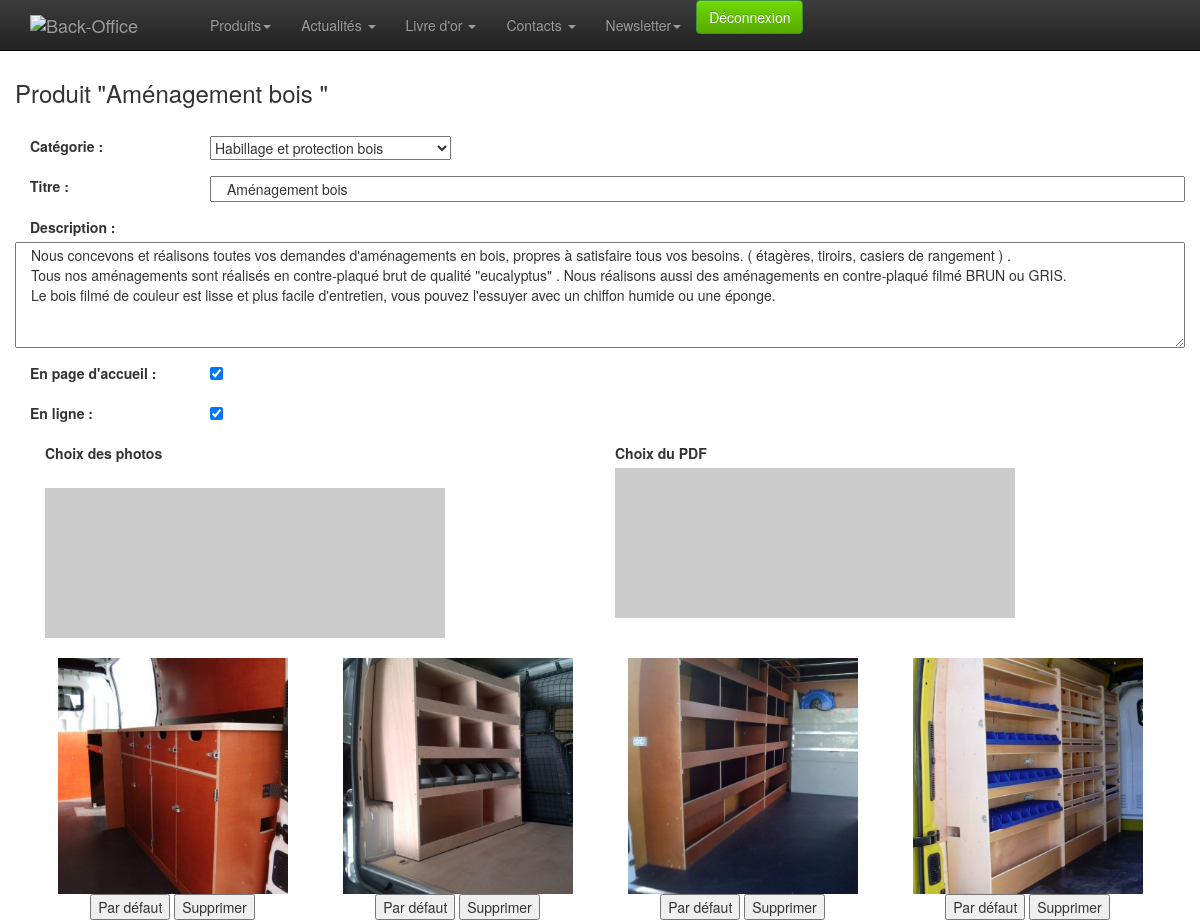
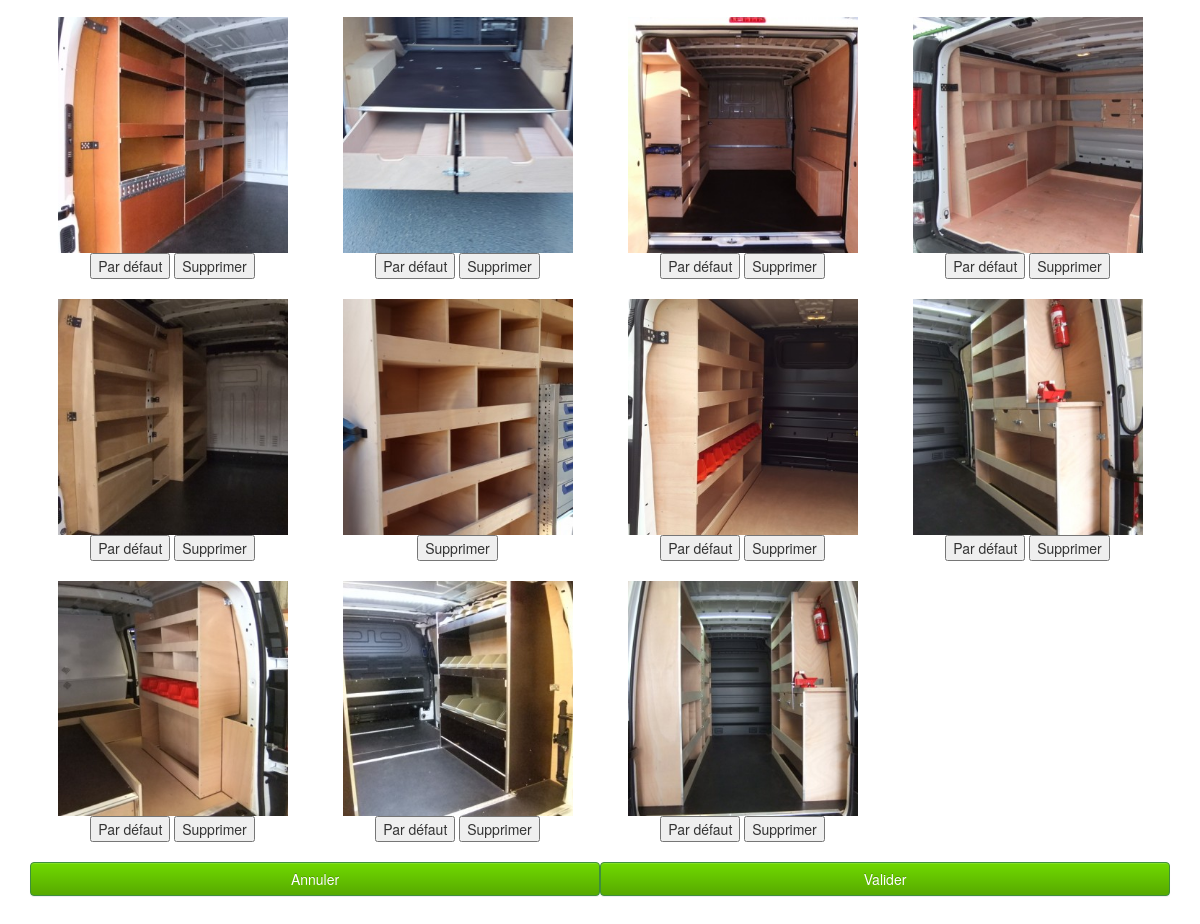
Page /admin/produit/edition.php?id=12 (signed in) on the committed database (2 pictures, top to bottom).
### tables this page shows
CREATE TABLE `product` (
  `id` int(10) unsigned NOT NULL AUTO_INCREMENT,
  `id_categorie` int(11) NOT NULL,
  `nom` varchar(100) NOT NULL,
  `description` text NOT NULL,
  `fichier_pdf` varchar(100) NOT NULL,
  `accueil` enum('0','1') NOT NULL DEFAULT '0',
  `online` enum('0','1') NOT NULL DEFAULT '0',
  PRIMARY KEY (`id`)
);

CREATE TABLE `product_image` (
  `num_image` int(11) NOT NULL AUTO_INCREMENT,
  `num_produit` int(11) NOT NULL,
  `fichier` varchar(100) NOT NULL,
  `defaut` enum('oui','non') NOT NULL DEFAULT 'non',
  PRIMARY KEY (`num_image`)
);

### admin/classes/StorageManager.php (called while the page is built, shortened)
<?php
class StorageManager{
	protected function dbConnect() {
		try {
			$this->mysqli = new mysqli ( DBHOST, DBUSER, DBPASSWD, DBNAME ) ;
		} catch (Exception $e) {
			throw new Exception("Erreur Connexion DB ". $e->getMessage());
		}
	}
}
?>

### admin/classes/Produit.php (called while the page is built, shortened)
<?php
require_once("StorageManager.php");
require_once("Categorie.php");
class Produit extends StorageManager {
	public function load( $id, $debug=false ){
		$new_array = null;
		$requete = "SELECT * FROM `product` WHERE id = " . $id ;
		$result = mysqli_query( $this->mysqli, $requete );
		while( $row = mysqli_fetch_assoc( $result ) ) {
			$new_array[] = $row;
		}
		return $new_array;
	}
}

### admin/classes/Categorie.php (called while the page is built, shortened)
<?php
require_once("StorageManager.php");
class Categorie extends StorageManager {
	public function getListe( $tab=array(), $debug=false ) {
		$champ_souhaite = ( $tab[ "champ" ] != '' ) ? $tab[ "champ" ] : "*";
		$requete = "SELECT " . $champ_souhaite . " FROM `catproduct`";
		if ( $tab[ "where" ] == '' ) {
			$requete .= " WHERE id > 0";
			if ( !empty( $tab ) ) {
				foreach( $tab as $champ => $val ) {
					if ( $champ != "champ" && $champ != "order_by" && $champ != "sens" )
						$requete .= " AND " . $champ . " = '" . addslashes( $val ) . "'";
				}
			}
			$order_by = ( $tab[ "order_by" ] != "" ) ? $tab[ "order_by" ] : "ordre_affichage";
			$sens = ( $tab[ "sens" ] != "" ) ? $tab[ "sens" ] : "ASC";
			$requete .= " ORDER BY " . $order_by . " " . $sens;
		}
		else $requete .= $tab[ "where" ];
		$result = mysqli_query( $this->mysqli, $requete );
		while( $row = mysqli_fetch_assoc( $result ) ) {
			$new_array[] = $row;
		}
		return $new_array;
	}
}

### admin/classes/Produit_image.php (called while the page is built, shortened)
<?php
require_once("StorageManager.php");
class Produit_image extends StorageManager {
	public function getListe( $tab=array(), $debug=false ){
		$requete = "SELECT * FROM `product_image`" ;
		if ( $tab[ "where" ] == '' ) {
			$requete .= " WHERE num_image > 0";
			if ( !empty( $tab ) ) {
				foreach( $tab as $champ => $val ) {
					if ( $champ != "champ" && $champ != "order_by" && $champ != "sens" )
						$requete .= " AND " . $champ . " = '" . addslashes( $val ) . "'";
				}
			}
			$order_by = ( $tab[ "order_by" ] != "" ) ? $tab[ "order_by" ] : "num_image";
			$sens = ( $tab[ "sens" ] != "" ) ? $tab[ "sens" ] : "ASC";
			$requete .= " ORDER BY " . $order_by . " " . $sens;
		}
		else $requete .= $tab[ "where" ];
		$new_array = null;
		$result = mysqli_query( $this->mysqli, $requete );
		while( $row = mysqli_fetch_assoc( $result ) ) {
			$new_array[] = $row;
		}
		return $new_array;
	}
}

### admin/produit/edition.php (the view, shortened to what this page needs)
<?
	require '../classes/Categorie.php';
	require '../classes/Produit.php';
	require '../classes/Produit_image.php';
	$debug = 			false;
	$categorie = 		new Categorie();
	$produit = 			new Produit();
	$produit_image = 	new Produit_image();
	if ( !empty( $_GET ) ) {
		$result = $produit->load( $_GET[ "id" ], $debug );
		if ( !empty( $result ) ) {
			$titre_page = 	'Produit "'. $result[ 0 ][ "nom" ] . '"';
			$id_categorie = $result[ 0 ][ "id_categorie" ];
			$nom = 			$result[ 0 ][ "nom" ];
			$description = 	$result[ 0 ][ "description" ];
			$fichier_pdf = 	$result[ 0 ][ "fichier_pdf" ];
			$accueil = 		( $result[ 0 ][ "accueil" ]=='1' ) ? "checked" : "";
			$online = 		( $result[ 0 ][ "online" ]=='1' ) ? "checked" : "";
			$display_pdf_img = ( $fichier_pdf != '' ) ? "none" : "block";
			if ( 1 == 1 ) {
				unset( $recherche );
				$recherche[ "num_produit" ] = $_GET[ "id" ];
				$liste_image = $produit_image->getListe( $recherche, $debug );
			}
		}
		else $message = 'Aucun enregistrement';
	}
	if ( 1 == 1 ) {
		unset( $recherche );
		$recherche[ "id_parent" ] = '0';
		$liste_categorie = $categorie->getListe( $recherche, $debug );
	}
?>
<!doctype html>
<html class="no-js" lang="fr">
	<head>
		<? include_once "../inc-meta.php" ; ?>
	</head>
	<body>
		<? require_once "../inc-menu.php" ; ?>
		<div class="container">
			<div class="row">
				<h3><?=$titre_page?></h3><br>
				<div class="col-xs-12 col-sm-12 col-md-12">
					<form name="formulaire" id="formulaire" class="form-horizontal" method="POST" action="traitement.php">
						<div class="form-group" >
							<label class="col-sm-2" for="titre">Catégorie :</label>
							<select name="id_categorie" required>
								<?
								if ( !empty( $liste_categorie ) ) {
									foreach( $liste_categorie as $_categorie ) {
										$selected = ( $id_categorie == $_categorie[ "id" ] ) ? "selected" : "";
										echo "<option value='" . $_categorie[ "id" ] . "' " . $selected . ">" . $_categorie[ "nom" ] . "</option>\n";
									}
								}
								?>
							</select>
						</div>
						<div class="form-group" >
							<label class="col-sm-2" for="titre">Titre :</label>
							<input type="text" class="col-sm-10" name="nom" required value="<?=$nom?>">
						</div>
						<div class="form-group">
							<label class="col-sm-2" for="description">Description :</label><br>
							<textarea class="col-sm-12" name="description" id="description" required rows="5" ><?=$description?></textarea>
						</div>
						<div class="form-group" >
							<label class="col-sm-2" for="titre">En page d'accueil :</label>
							<input type="checkbox" name="accueil" value="1" <?=$accueil?>>
						</div>
						<div class="form-group" >
							<label class="col-sm-2" for="titre">En ligne :</label>
							<input type="checkbox" name="online" value="1" <?=$online?>>
						</div>
						<div class="col-md-6" style="margin-bottom:20px;">
							<label for="titre">Choix des photos </label><br>
							<input type="hidden" name="url0" id="url0" value=""><br>
	            			<a href="javascript:openCustomRoxy('0')"><img id="" src="http://www.placehold.it/400x150/EFEFEF/171717&text=Choisir les images ici" id="customRoxyImage0" style="max-width:400px;"></a>
						</div>
						<div class="col-md-6" style="margin-bottom:20px;">
							<label for="titre">Choix du PDF</label><br>
							<div id="div_pdf_img" style="display:<?=$display_pdf_img?>;">
	            				<a href="javascript:openCustomRoxy('1')"><img id="img_pdf" src="http://www.placehold.it/400x150/EFEFEF/171717&text=Choisir le PDF ici" id="customRoxyImage1" style="max-width:400px;"></a>
	            			</div>
						</div>
						<div id="div_liste_image">
							<?
							if ( !empty( $liste_image ) ) {
								foreach( $liste_image as $_image ) {
									echo "<div class='col-md-3' style='text-align:center; margin-bottom:20px; border:0px solid red;'>\n";
				            		echo "	<img src='/photos/produit/accueil" . $_image[ "fichier" ] . "' width='230' style='max-width:230px;'></a><br>\n";
				            		if ( $_image[ "defaut" ] == 'non' ) echo "	<input type='button' id='" . $_image[ "num_image" ] . "' value='Par défaut' class='par_defaut' />\n";
				            		echo "	<input type='button' id='" . $_image[ "num_image" ] . "' value='Supprimer' class='supprimer_image_precise' />\n";
									echo "</div>\n";
								}
							}
							?>
						</div>
						<a href="./liste.php" class="btn btn-success col-sm-6" class="btn btn-default annuler"> Annuler </a>
						<button type="submit" class="btn btn-success col-sm-6" class="btn btn-default"> Valider </button>
				  </form>
				</div>
			</div>
		</div>
	</body>
</html>

### admin/css/style.css (style rules this page uses)
body { padding-top: 60px; padding-bottom: 40px; }
.btn-success { background-color: #57a900; background-image: -moz-linear-gradient(top, #70d900, #57a900); background-image: -ms-linear-gradient(top, #70d900, #57a900); background-image: -webkit-gradient(linear, 0 0, 0 100%, from(#70d900), to(#57a900)); background-image: -webkit-linear-gradient(top, #70d900, #57a900); background-image: -o-linear-gradient(top, #70d900, #57a900); background-image: linear-gradient(top, #70d900, #57a900); filter: progid:DXImageTransform.Microsoft.gradient(startColorstr='#70d900', endColorstr='#57a900', GradientType=0); }

### rows in the picture
product: nom "Produit \"Aménagement bois \"", nom "Aménagement bois", description "Nous concevons et réalisons toutes vos demandes d'aménagements en bois, propres à satisfaire tous vos besoins. ( étagères, tiroirs, casiers de rangement ) . Tous nos aménagements sont réalisés en contre-plaqué brut de qualité \"eucalyptus\" . Nous réalisons aussi des aménagements en contre-plaqué filmé BRUN ou GRIS. Le bois filmé de couleur est lisse et plus facile d'entretien, vous pouvez l'essuyer avec un chiffon humide ou une éponge."
product_image: fichier (picture)
product_image: fichier (picture)
product_image: fichier (picture)
product_image: fichier (picture)
product_image: fichier (picture)
product_image: fichier (picture)
product_image: fichier (picture)
product_image: fichier (picture)
product_image: fichier (picture)
product_image: fichier (picture)
product_image: fichier (picture)
product_image: fichier (picture)
product_image: fichier (picture)
product_image: fichier (picture)
product_image: fichier (picture)

### other values in the picture
form field id_categorie "Habillage et protection bois"
